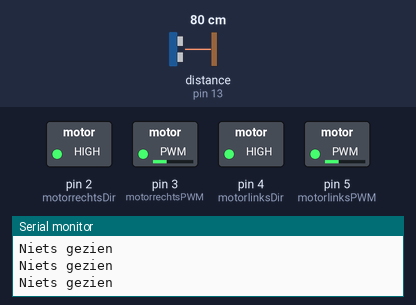
A sketch run on a simulated Arduino Uno, built with avr-gcc and run on an emulated ATmega328P. On the bench: switched loads named in the sketch (green lamp = pin HIGH), the last lines printed to the serial monitor. Wiring (inferred from the names in the program): ultrasonic range finder: trigger pin 12; echo pin 13. The test bench sets the inputs (shaded band); at power-on: distance to the obstacle (sensor on pin 13) 80 cm. The echo pulse lasts 58.3 µs per cm; pins used as bus, display or sensor lines are not drawn.

Above: at 1.3 s.
1.4 s: distance to the obstacle (sensor on pin 13) set to 2 cm
At 2.1 s:
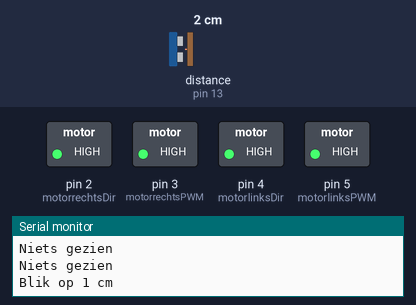
3.1 s: distance to the obstacle (sensor on pin 13) set to 35 cm
At 4.2 s:
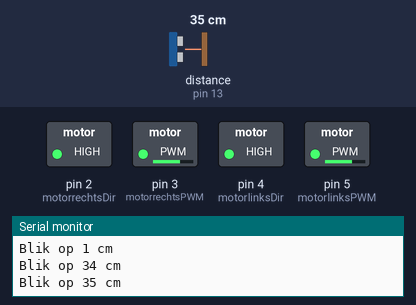
5.3 s: distance to the obstacle (sensor on pin 13) set to 4 cm
At 6.4 s:
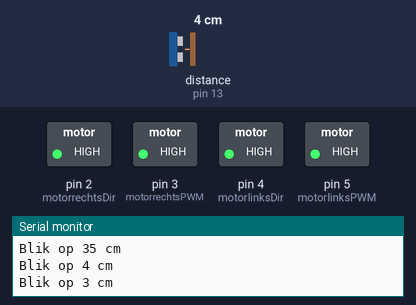
7.0 s: distance to the obstacle (sensor on pin 13) set to 120 cm
At 7.5 s:
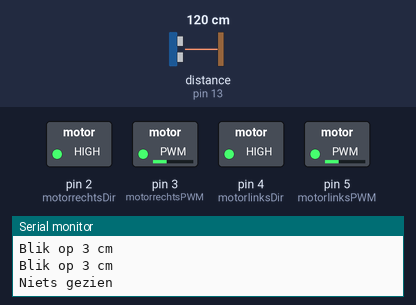
Timing chart, 0 to 9.7 s (numbered marks = the images above; inputs shaded):
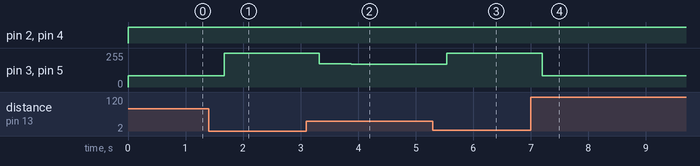

The sketch:

calib_distance_sensor.ino
```cpp
/************************************************************/
/*          Echo device to measure distance to object       */
/************************************************************/

// connections Arduino
#define trigPin 12
#define echoPin 13

#define motorrechtsPWM 3
#define motorrechtsDir 2
#define motorlinksPWM  5
#define motorlinksDir  4

bool test = true;   //zet op 0 om niet te debuggen,  1 in te debuggen!

void setup() {
  // zet seriele monitor via usb op om te testen (pin 0 en 1 vrij laten!)
  if (test){
    Serial.begin (9600);
  }
  // aansluitingen sensor
  pinMode(trigPin, OUTPUT);
  pinMode(echoPin, INPUT);

  // type hier de aansluitingen van de motordriver, voor de twee motors
  pinMode(motorlinksPWM, OUTPUT);
  pinMode(motorlinksDir, OUTPUT);
  pinMode(motorrechtsPWM, OUTPUT);
  pinMode(motorrechtsDir, OUTPUT);
}

// afstand te kijken, meer dan 80 cm zal hij niet zien!
int max_zichtbare_afstand = 60; //afstand in cm die we onderzoeken, verder zien we niet!
// wanneer stoppen?
int stop_afstand = 10; // stopt aan 10 cm
// max snelheid
int snelheid_max = 170;

void loop() {
  // bepalen van afstand tot het blikje
  int duration, distance;
  // 1 milliseconde kijken wat afstand van blik is
  digitalWrite(trigPin, HIGH);
  delayMicroseconds(1000);
  digitalWrite(trigPin, LOW);
  // berekenen afstand in cm (test dit en pas breuk aan als nodig!
  duration = pulseIn(echoPin, HIGH);
  //Merk op: Out of range == 0 cm!
  distance = (duration/2) / 29.1;
  if (distance <= 0 || distance >= max_zichtbare_afstand){
    //out of range
    vooruit(snelheid_max); //vooruit rijden naar het blikje
    if (test) {
      Serial.println("Niets gezien");
      delay(500);
    }
  }
  else if (distance > 0 && distance <= stop_afstand){
    //enkel rijden wanneer blikje meer dan stop_afstand ver is
    stoppen(); //stoppen met rijden
    if (test) {
      Serial.print("Blik op "); Serial.print(distance); Serial.println(" cm");
      delay(500);
    }
  }
  else {
    //blik gezien, we rijden nog verder ernaar toe, wel vertragen
    vooruit(snelheid_max * (distance-stop_afstand)/(max_zichtbare_afstand-stop_afstand));
    if (test) {
      Serial.print("Blik op "); Serial.print(distance); Serial.println(" cm");
      delay(500);
    }
  }
  //we doen voor 50 milliseconden verder voor we opnieuw testen
  delay(50);
}


void motor_drive(int right_speed, int left_speed){
  // Drive motors according to the calculated values
  // Normally 255 - speed as we have Dir LOW, but h
  if (right_speed>=0){
    digitalWrite(motorrechtsDir, HIGH); //vooruit
    analogWrite(motorrechtsPWM, 255-right_speed);
  } else {
    digitalWrite(motorrechtsDir, LOW); //vooruit
    analogWrite(motorrechtsPWM, -right_speed);
  }
  if (left_speed>=0){
    digitalWrite(motorlinksDir, HIGH); //vooruit
    analogWrite(motorlinksPWM, 255-left_speed);
  } else {
    digitalWrite(motorlinksDir, LOW); //vooruit
    analogWrite(motorlinksPWM, -right_speed);
  }
}

// vooruit rijden
void vooruit(int snelheid){
  motor_drive(snelheid, snelheid);
}

// stoppen met rijden
void stoppen(){
  motor_drive(0, 0);
}
```

Measured:
- after the input at 1.4 s, pin 3 (motorrechtsPWM), pin 5 (motorlinksPWM): 85/255 → 255/255 after 0.27 s
- after the input at 3.1 s, pin 3 (motorrechtsPWM), pin 5 (motorlinksPWM): 255/255 → 174/255 after 0.23 s, → 170/255 0.55 s later
- after the input at 5.3 s, pin 3 (motorrechtsPWM), pin 5 (motorlinksPWM): 170/255 → 255/255 after 0.24 s
- after the input at 7.0 s, pin 3 (motorrechtsPWM), pin 5 (motorlinksPWM): 255/255 → 85/255 after 0.20 s
